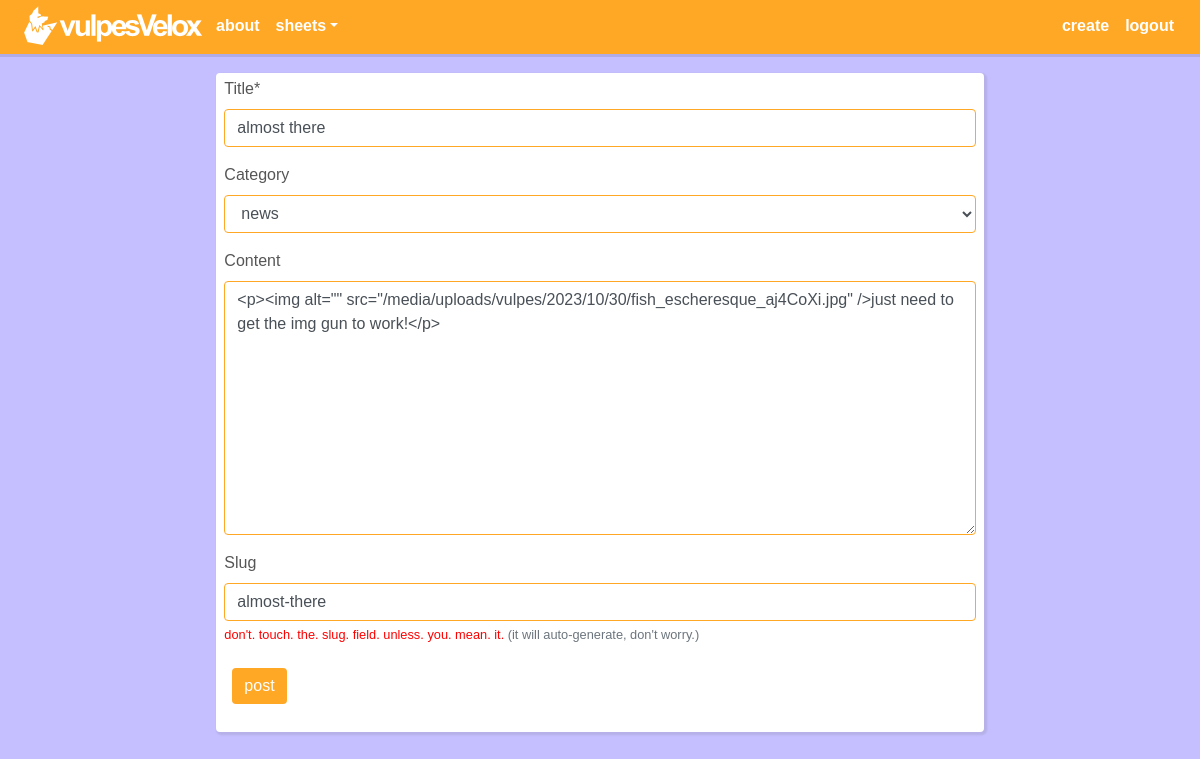
/post/almost-there/update/ (signed in), run on the app's committed database.
### blog/models.py (models this page shows, shortened)
class Post(models.Model):
    class Meta:
        ordering = ['category', '-date_posted']
    objects = CustomManager()
    author      = models.ForeignKey(User, on_delete=models.CASCADE)
    title       = models.CharField(max_length=60)
    category    = models.ForeignKey(Category, blank=True, null=True, on_delete=models.CASCADE)
    content     = RichTextUploadingField(
                                    external_plugin_resources=[(
                                        'youtube',
                                        '/static/ckeditor/ckeditor/plugins/youtube/',
                                        'plugin.js'
                                        )],
                                        blank=True,
                                        null=True,
                                    )
    date_posted = models.DateTimeField(default=timezone.now)
    updated     = models.DateTimeField(auto_now=True)
    slug        = models.SlugField(max_length=70, blank=True, null=True, help_text='<font color="red">don\'t. touch. the. slug. field. unless. you. mean. it.</font> (it will auto-generate, don\'t worry.)')

### blog/views.py (the view, shortened to what this page needs)
# urls.py: path('post/<slug:slug>/update/', PostUpdateView.as_view(), name='post-update'),
class PostUpdateView(LoginRequiredMixin, UserPassesTestMixin, UpdateView):
    form_class = PostCreateForm
    model = Post
    success_url = '/post/{slug}'
    def test_func(self):
        post = self.get_object()
        if self.request.user == post.author:
            return True
        return False

### blog/forms.py (shortened to what this page needs)
class PostCreateForm(forms.ModelForm):
    class Meta:
        model = Post
        fields = [
            'title',
            'category',
            'content',
            'slug'
        ]

### blog/models.py (called while the page is built)
    def __str__(self):
        return self.name

### blog/templates/blog/post_form.html (shortened to what this page needs)
{% extends 'vault/base.html' %}
{% load crispy_forms_tags %}
{% block content %}
  <div class="content-section">
    <form class="" method="POST">
        {{ form|crispy }}
      <div class="form-group">
        <button class="btn btn-secondary ml-2 mt-2 mr-2 mb-2" type="submit">post</button>
      </div>
    </form>
  </div>
{% endblock %}

### vault/static/main.css (style rules this page uses)
* { margin: 0; }
body { background: #c5bfff; margin-top: 4.1rem; }
div, p { color: #565656; font-family: arial; margin-top: 0px; }
.btn-secondary { background: #FFA826; color: #FFFFFF; border: none; box-shadow:none; }
.content-section { background: #FFFFFF; padding: 4px 8px 4px; border-radius: 4px; margin-top: 5px; margin-bottom: 5px; box-shadow: 0.1rem 0.1rem 0.1rem 0.1rem rgba(61, 61, 41, 0.1); }
.form-control { border-color: #FFA826; }

### data on the page
Post: title "almost there", category "news", content "<p><img alt=\"\" src=\"/media/uploads/vulpes/2023/10/30/fish_escheresque_aj4CoXi.jpg\" />just need to get the img gun to work!</p>", slug "almost-there"
